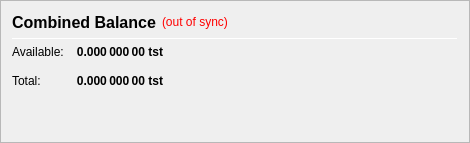
                   <widget class="QFrame" name="frame_CombinedBalances">
                    <property name="minimumSize">
                     <size>
                      <width>470</width>
                      <height>0</height>
                     </size>
                    </property>
                    <property name="frameShape">
                     <enum>QFrame::StyledPanel</enum>
                    </property>
                    <property name="frameShadow">
                     <enum>QFrame::Raised</enum>
                    </property>
                    <layout class="QVBoxLayout" name="verticalLayout_5">
                     <item>
                      <layout class="QHBoxLayout" name="horizontalLayout_5" stretch="0,0,0">
                       <item>
                        <widget class="QLabel" name="label_5z">
                         <property name="minimumSize">
                          <size>
                           <width>0</width>
                           <height>20</height>
                          </size>
                         </property>
                         <property name="font">
                          <font>
                           <pointsize>12</pointsize>
                           <weight>75</weight>
                           <bold>true</bold>
                          </font>
                         </property>
                         <property name="toolTip">
                          <string>Combined Balance (including unconfirmed and immature coins)</string>
                         </property>
                         <property name="text">
                          <string>Combined Balance</string>
                         </property>
                        </widget>
                       </item>
                       <item>
                        <widget class="QLabel" name="labelWalletStatus">
                         <property name="cursor">
                          <cursorShape>WhatsThisCursor</cursorShape>
                         </property>
                         <property name="toolTip">
                          <string>The displayed information may be out of date. Your wallet automatically synchronizes with the test network after a connection is established, but this process has not completed yet.</string>
                         </property>
                         <property name="styleSheet">
                          <string notr="true">QLabel { color: red; }</string>
                         </property>
                         <property name="text">
                          <string notr="true">(out of sync)</string>
                         </property>
                         <property name="alignment">
                          <set>Qt::AlignLeading|Qt::AlignLeft|Qt::AlignVCenter</set>
                         </property>
                        </widget>
                       </item>
                       <item>
                        <spacer name="horizontalSpacer_1">
                         <property name="orientation">
                          <enum>Qt::Horizontal</enum>
                         </property>
                         <property name="sizeHint" stdset="0">
                          <size>
                           <width>40</width>
                           <height>20</height>
                          </size>
                         </property>
                        </spacer>
                       </item>
                      </layout>
                     </item>
                     <item>
                      <widget class="Line" name="line_CombinedBalance">
                       <property name="minimumSize">
                        <size>
                         <width>0</width>
                         <height>1</height>
                        </size>
                       </property>
                       <property name="maximumSize">
                        <size>
                         <width>16777215</width>
                         <height>1</height>
                        </size>
                       </property>
                       <property name="orientation">
                        <enum>Qt::Horizontal</enum>
                       </property>
                      </widget>
                     </item>
                     <item>
                      <layout class="QGridLayout" name="gridLayout_3">
                       <property name="spacing">
                        <number>12</number>
                       </property>
                       <item row="1" column="0">
                        <widget class="QLabel" name="labelBalanceTextz">
                         <property name="text">
                          <string>Available:</string>
                         </property>
                        </widget>
                       </item>
                       <item row="1" column="1">
                        <widget class="QLabel" name="labelBalancez">
                         <property name="font">
                          <font>
                           <weight>75</weight>
                           <bold>true</bold>
                          </font>
                         </property>
                         <property name="cursor">
                          <cursorShape>IBeamCursor</cursorShape>
                         </property>
                         <property name="toolTip">
                          <string>Your current spendable balance</string>
                         </property>
                         <property name="text">
                          <string notr="true">0.000 000 00 tst</string>
                         </property>
                         <property name="alignment">
                          <set>Qt::AlignRight|Qt::AlignTrailing|Qt::AlignVCenter</set>
                         </property>
                         <property name="textInteractionFlags">
                          <set>Qt::LinksAccessibleByMouse|Qt::TextSelectableByKeyboard|Qt::TextSelectableByMouse</set>
                         </property>
                        </widget>
                       </item>
                       <item row="2" column="0">
                        <widget class="QLabel" name="labelTotalTextz">
                         <property name="text">
                          <string>Total:</string>
                         </property>
                        </widget>
                       </item>
                       <item row="2" column="1">
                        <widget class="QLabel" name="labelTotalz">
                         <property name="font">
                          <font>
                           <weight>75</weight>
                           <bold>true</bold>
                          </font>
                         </property>
                         <property name="cursor">
                          <cursorShape>IBeamCursor</cursorShape>
                         </property>
                         <property name="toolTip">
                          <string>Total Balance, including all unavailable coins.</string>
                         </property>
                         <property name="text">
                          <string notr="true">0.000 000 00 tst</string>
                         </property>
                         <property name="alignment">
                          <set>Qt::AlignRight|Qt::AlignTrailing|Qt::AlignVCenter</set>
                         </property>
                         <property name="textInteractionFlags">
                          <set>Qt::LinksAccessibleByMouse|Qt::TextSelectableByKeyboard|Qt::TextSelectableByMouse</set>
                         </property>
                        </widget>
                       </item>
                       <item row="2" column="3">
                        <spacer name="horizontalSpacer_2">
                         <property name="orientation">
                          <enum>Qt::Horizontal</enum>
                         </property>
                         <property name="sizeHint" stdset="0">
                          <size>
                           <width>40</width>
                           <height>20</height>
                          </size>
                         </property>
                        </spacer>
                       </item>
                      </layout>
                     </item>
                     <item>
                      <spacer name="verticalSpacer_1">
                       <property name="orientation">
                        <enum>Qt::Vertical</enum>
                       </property>
                       <property name="sizeHint" stdset="0">
                        <size>
                         <width>20</width>
                         <height>40</height>
                        </size>
                       </property>
                      </spacer>
                     </item>
                    </layout>
                   </widget>
